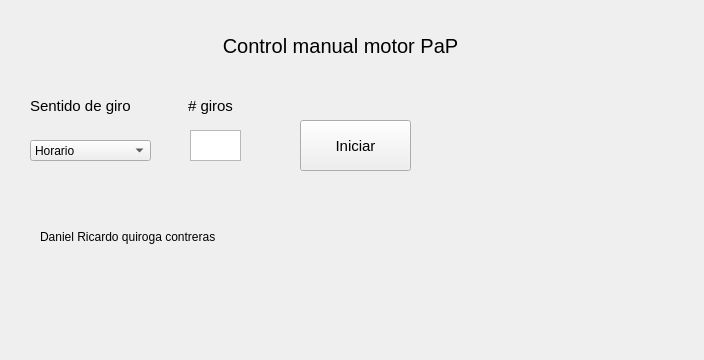
<?xml version="1.0" encoding="UTF-8"?>
<ui version="4.0">
 <class>MainWindow</class>
 <widget class="QMainWindow" name="MainWindow">
  <property name="geometry">
   <rect>
    <x>0</x>
    <y>0</y>
    <width>704</width>
    <height>360</height>
   </rect>
  </property>
  <property name="windowTitle">
   <string>Control PaP</string>
  </property>
  <widget class="QWidget" name="centralwidget">
   <widget class="QLabel" name="label">
    <property name="geometry">
     <rect>
      <x>180</x>
      <y>20</y>
      <width>321</width>
      <height>51</height>
     </rect>
    </property>
    <property name="font">
     <font>
      <pointsize>15</pointsize>
     </font>
    </property>
    <property name="layoutDirection">
     <enum>Qt::RightToLeft</enum>
    </property>
    <property name="text">
     <string>Control manual motor PaP</string>
    </property>
    <property name="alignment">
     <set>Qt::AlignCenter</set>
    </property>
   </widget>
   <widget class="QLabel" name="label_2">
    <property name="geometry">
     <rect>
      <x>170</x>
      <y>90</y>
      <width>81</width>
      <height>31</height>
     </rect>
    </property>
    <property name="font">
     <font>
      <pointsize>11</pointsize>
     </font>
    </property>
    <property name="text">
     <string># giros</string>
    </property>
    <property name="alignment">
     <set>Qt::AlignCenter</set>
    </property>
   </widget>
   <widget class="QTextEdit" name="textEdit">
    <property name="geometry">
     <rect>
      <x>190</x>
      <y>130</y>
      <width>51</width>
      <height>31</height>
     </rect>
    </property>
    <property name="font">
     <font>
      <pointsize>10</pointsize>
     </font>
    </property>
   </widget>
   <widget class="QLabel" name="label_3">
    <property name="geometry">
     <rect>
      <x>420</x>
      <y>260</y>
      <width>271</width>
      <height>51</height>
     </rect>
    </property>
    <property name="styleSheet">
     <string notr="true">border-image: url(:/cct/logo ECCI.jpg);</string>
    </property>
    <property name="text">
     <string/>
    </property>
   </widget>
   <widget class="QLabel" name="label_4">
    <property name="geometry">
     <rect>
      <x>40</x>
      <y>230</y>
      <width>261</width>
      <height>121</height>
     </rect>
    </property>
    <property name="text">
     <string>Daniel Ricardo quiroga contreras</string>
    </property>
    <property name="alignment">
     <set>Qt::AlignLeading|Qt::AlignLeft|Qt::AlignTop</set>
    </property>
   </widget>
   <widget class="QPushButton" name="pushButton">
    <property name="geometry">
     <rect>
      <x>300</x>
      <y>120</y>
      <width>111</width>
      <height>51</height>
     </rect>
    </property>
    <property name="font">
     <font>
      <pointsize>11</pointsize>
     </font>
    </property>
    <property name="text">
     <string>Iniciar</string>
    </property>
   </widget>
   <widget class="QLabel" name="label_5">
    <property name="geometry">
     <rect>
      <x>30</x>
      <y>90</y>
      <width>131</width>
      <height>31</height>
     </rect>
    </property>
    <property name="font">
     <font>
      <pointsize>11</pointsize>
     </font>
    </property>
    <property name="text">
     <string>Sentido de giro</string>
    </property>
   </widget>
   <widget class="QComboBox" name="comboBox">
    <property name="geometry">
     <rect>
      <x>30</x>
      <y>140</y>
      <width>121</width>
      <height>21</height>
     </rect>
    </property>
    <item>
     <property name="text">
      <string>Horario</string>
     </property>
    </item>
    <item>
     <property name="text">
      <string>Anti-horario</string>
     </property>
    </item>
   </widget>
   <widget class="QLabel" name="label_6">
    <property name="geometry">
     <rect>
      <x>470</x>
      <y>90</y>
      <width>131</width>
      <height>111</height>
     </rect>
    </property>
    <property name="font">
     <font>
      <pointsize>10</pointsize>
     </font>
    </property>
    <property name="text">
     <string/>
    </property>
    <property name="alignment">
     <set>Qt::AlignCenter</set>
    </property>
   </widget>
  </widget>
 </widget>
 <resources>
  <include location="logo.qrc"/>
 </resources>
 <connections/>
</ui>
